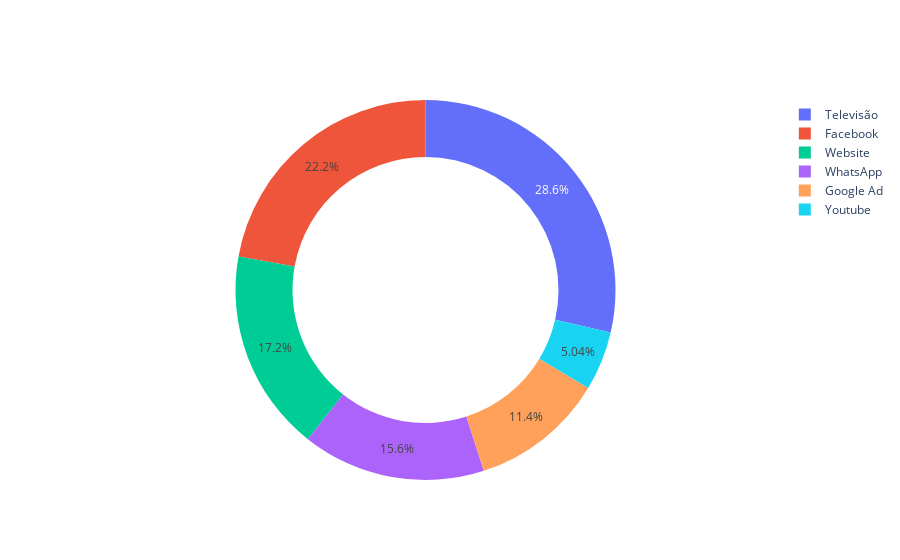

Notebook source saved alongside this figure:
### Markdown cell above
Gráfico: Total Pago x Meio de Propaganda
_______________________________________

### Code cell
#Agrupamos o total de pagamentos realizados através do meio de propaganda
gpPagMeioProp = df.groupby('Meio de Propaganda')['Valor Pago'].sum().reset_index()

#Aqui construímos um gráfico de pizza simples, segregando por meio de propaganda.
grafPagMeioProp = go.Figure()
grafPagMeioProp.add_trace(
    go.Pie(
        labels = gpPagMeioProp['Meio de Propaganda'],
        values = gpPagMeioProp['Valor Pago'],
        hole = .7
    )
)

### Figure 1 — Plotly figure (JSON) as saved in the notebook; plotly's stock layout.template omitted (floating-point values rounded to 4 significant figures)
{"data": [{"hole": 0.7, "labels": ["Facebook", "Google Ad", "Televisão", "Website", "WhatsApp", "Youtube"], "type": "pie", "values": [3546000000, 1823000000, 4572000000, 2749000000, 2494000000, 806000000]}], "layout": {"autosize": true}}
